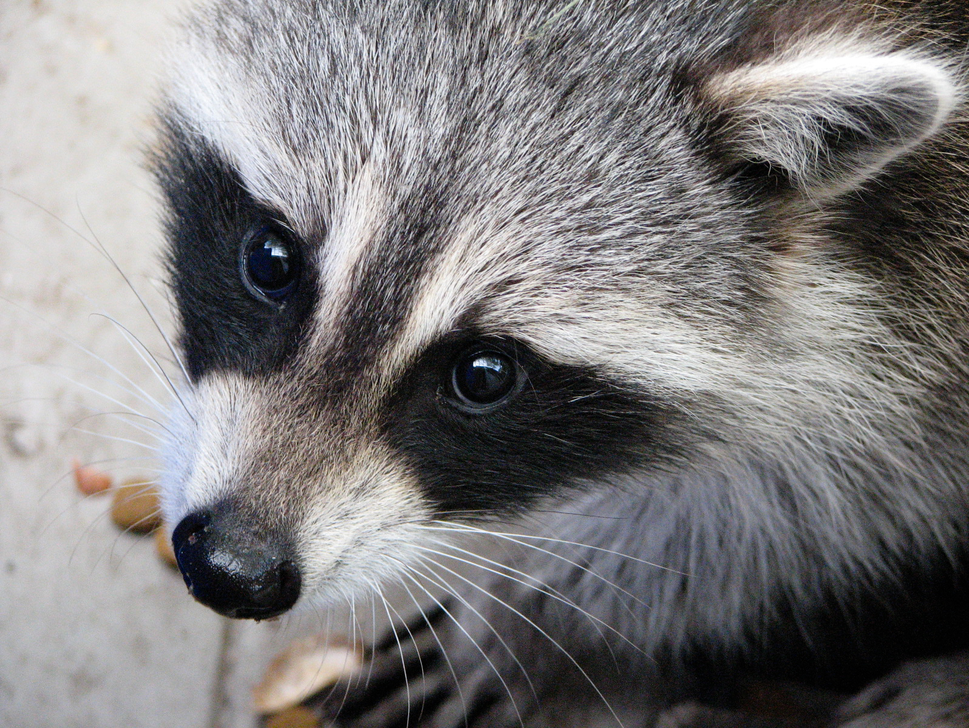
#> input picture 03_EXAMPLES_DATA/Images/000027.png, 969 x 728 px, shrunk from 1596 x 1200 before the run; its folder holds only this picture in this run
$ python -i segmentations_tools.py   (imports and definitions only)
#> lines starting #> are read from the running program, lines starting #| are printed output that depends on the picture; after the words box and inside, x2 and y2 are one past the last pixel; in counts of white or black regions, pixels touching at a corner belong together
# ==================================================
# ==========  MODULE: segmentations_tools  ========
# ==================================================
from __future__ import annotations

from typing import Any, Callable, Dict, Iterable, List, Mapping, MutableMapping, Optional, Sequence, Tuple, Union
from collections import defaultdict

import numpy as np
import matplotlib.pyplot as plt
from scipy.stats import zscore
from statsmodels.robust.scale import mad
from skimage.measure import find_contours
from scipy.ndimage import uniform_filter1d
from sklearn.metrics import confusion_matrix
from skimage.morphology import (
    rectangle, disk, octagon,
    dilation, closing, erosion, remove_small_objects, binary_closing
)

ArrayNP = np.ndarray


# [161 lines left out: functions slice_sample, evaluate_segmentation_nd, not called in this run]

# =========================================================
# Thick contours & morphology
# =========================================================

def return_thick_contours(
    img: ArrayNP,
    is_measure: bool = False,
    alternate: bool = False,
) -> Union[ArrayNP, Tuple[ArrayNP, List[ArrayNP]]]:
    """
    Return a binary mask of thick contours, optionally with separated contours for measurement.

    Parameters
    ----------
    img : ArrayNP
        Input 2D image from which contours are extracted.
    is_measure : bool, optional
        If True, also return the individual contours for further measurement.
    alternate : bool, optional
        If True, apply an alternative contour extraction strategy.

    Returns
    -------
    mask : ArrayNP
        Binary mask with thick contours highlighted.
    contours : List[ArrayNP], optional
        List of individual contour arrays (only if is_measure is True).
    """
#> called with is_measure = False, alternate = False

    if not isinstance(img, np.ndarray) or img.ndim != 2:
        raise ValueError("`img` must be a 2D numpy array.")

    mask = (img == 1)
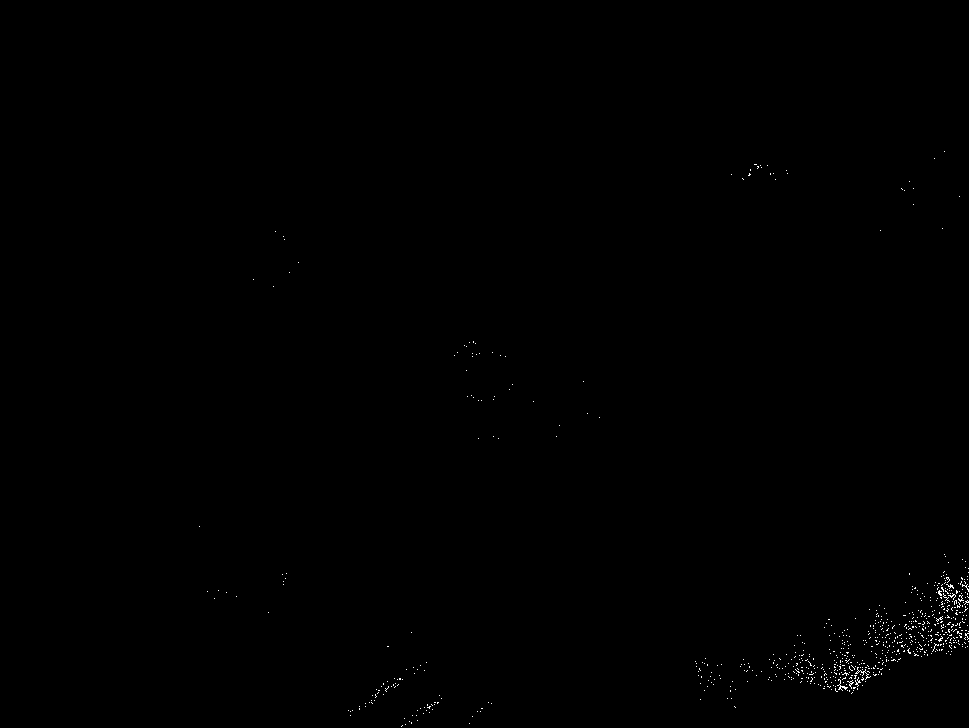
#> mask: shape (728, 969) bool; 0.22% white in thin lines or dots, all inside (x1, y1, x2, y2) = (199, 151, 969, 727)

    # crop vertical simple
    mean_ax1 = mask.mean(axis=1)
#> mean_ax1 = 728 values, max 0.0248 at index 674, min 0 at index 0, mean 0.00216
    thresh = int(np.argmax(mean_ax1)) + 30
#> thresh = 704
    mask[thresh:, :] = False
#> mask: shape (728, 969) bool; 0.21% white in thin lines or dots, all inside (x1, y1, x2, y2) = (199, 151, 969, 704)

    # Morphology
    if not alternate:
        fp = rectangle(3, 10)
        mask = dilation(mask, footprint=fp)
#> mask: shape (728, 969) bool; 2.1% white; 78 white regions (1 under 20 px), largest, box (x1, y1, x2, y2) and area: (763, 570, 969, 695) 9910, (360, 677, 407, 705) 529, (693, 671, 725, 688) 316
        mask = closing(mask, footprint=fp)
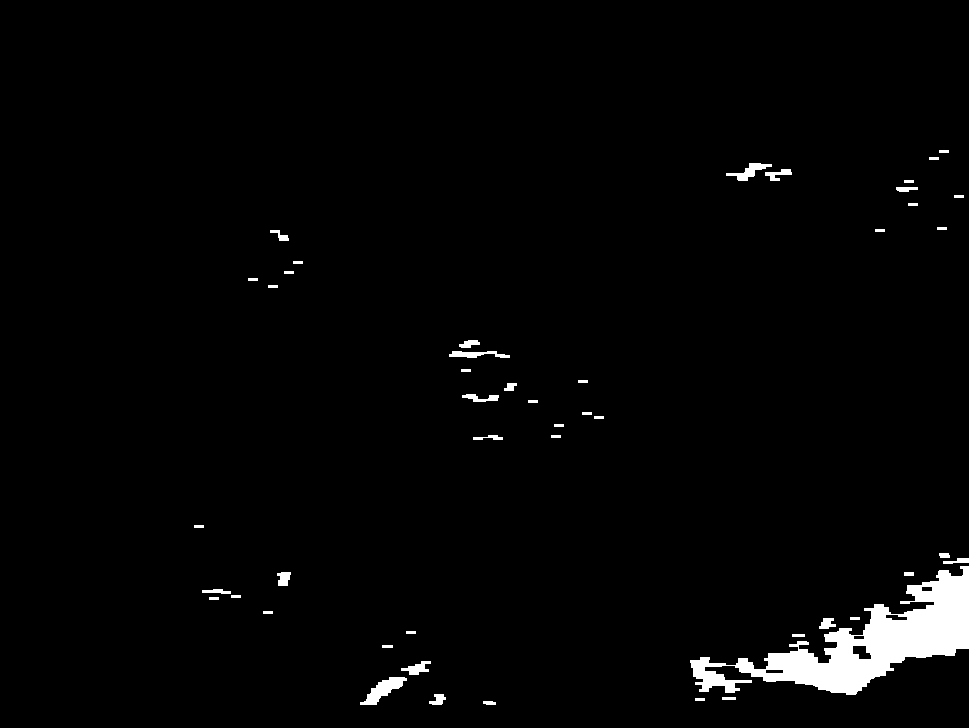
#> mask: shape (728, 969) bool; 2.3% white; 48 white regions, largest, box (x1, y1, x2, y2) and area: (690, 566, 969, 695) 12249, (360, 677, 407, 705) 552, (726, 163, 772, 181) 314
        mask = erosion(mask, footprint=fp)
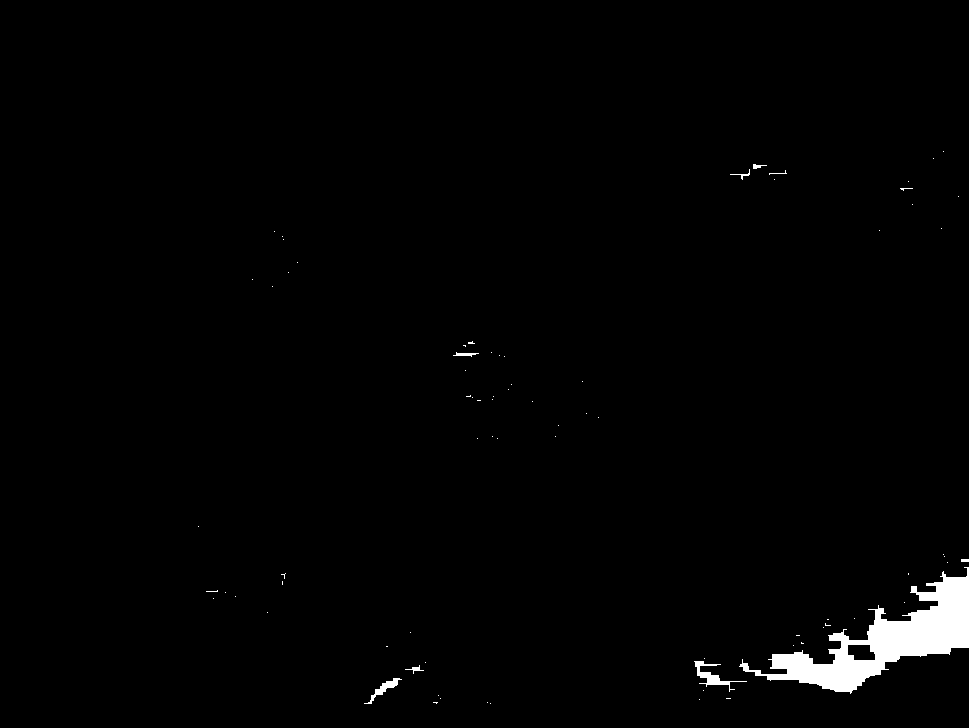
#> mask: shape (728, 969) bool; 1.4% white; 79 white regions (70 under 20 px), largest, box (x1, y1, x2, y2) and area: (739, 567, 969, 694) 8944, (694, 661, 747, 692) 369, (364, 678, 402, 704) 224
        mask = remove_small_objects(mask, 300)
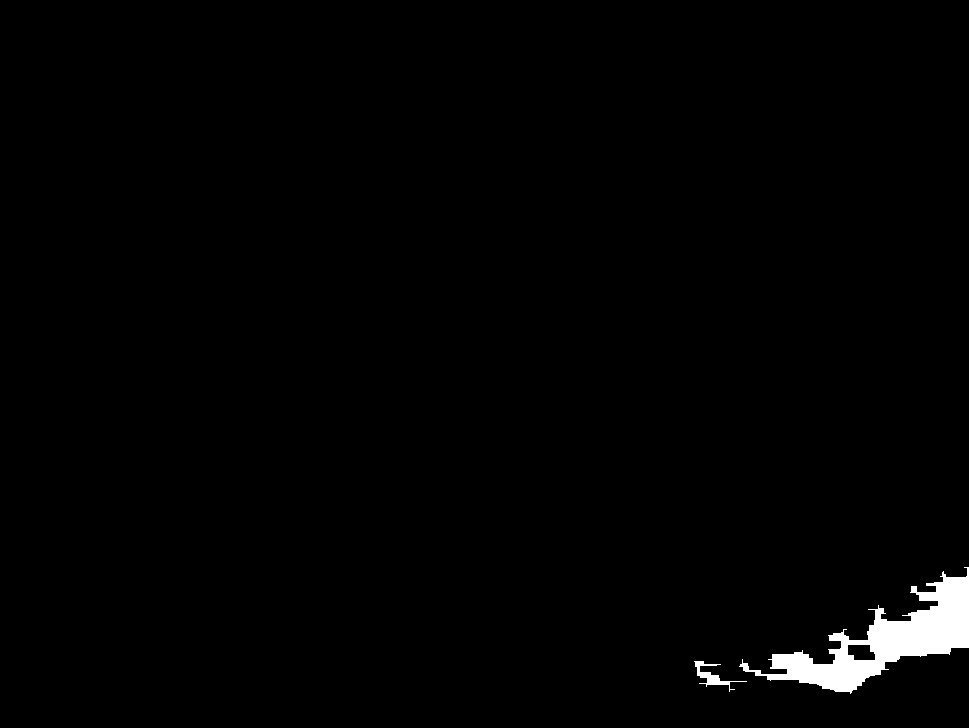
#> mask: shape (728, 969) bool; 1.3% white; 2 white regions, box (x1, y1, x2, y2) and area: (739, 567, 969, 694) 8944, (694, 661, 747, 692) 369
        mask = dilation(mask, footprint=disk(3))
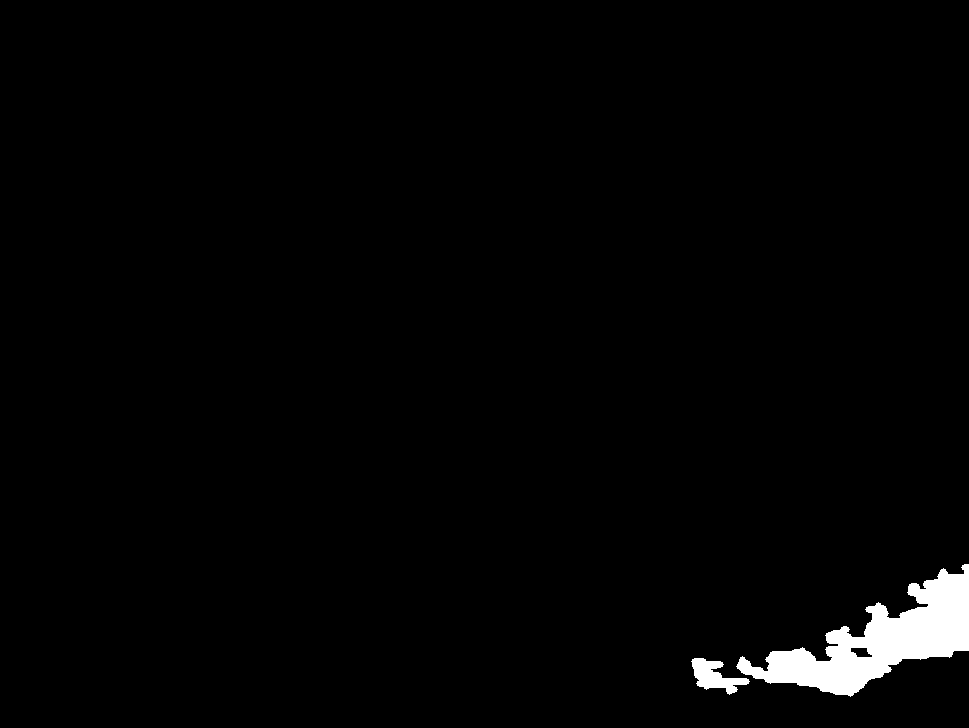
#> mask: shape (728, 969) bool; 1.8% white; 2 white regions, box (x1, y1, x2, y2) and area: (736, 564, 969, 697) 11718, (691, 658, 750, 695) 1021
        mask = closing(mask, footprint=disk(10))
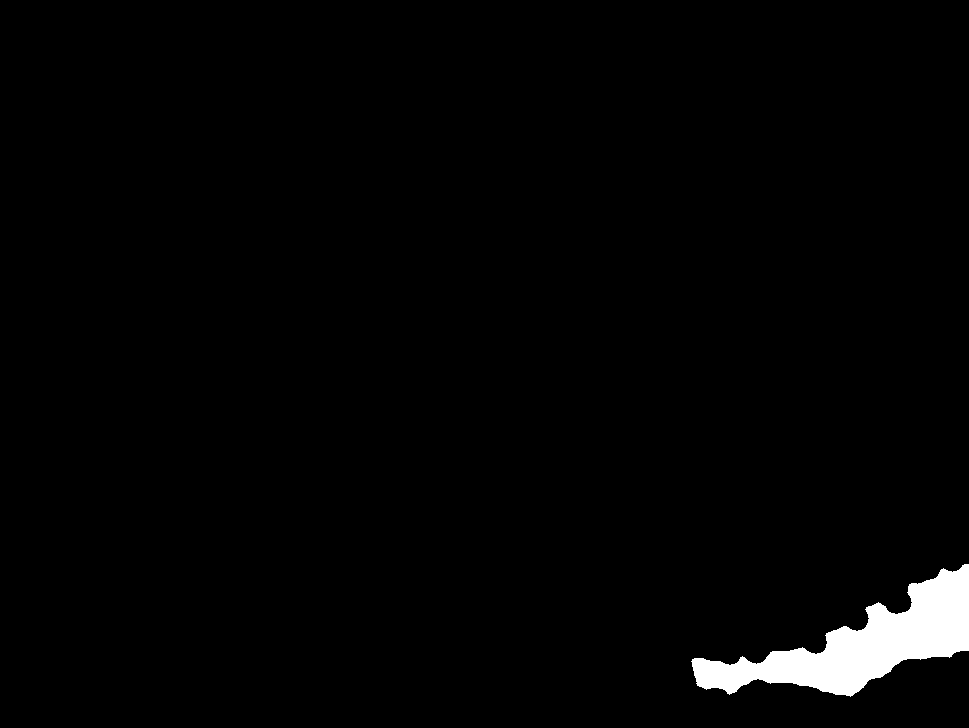
#> mask: shape (728, 969) bool; 2% white; 1 white region, box (x1, y1, x2, y2) and area: (691, 564, 969, 697) 14026
    else:
        mask = erosion(mask, footprint=octagon(0, 1))
        mask = remove_small_objects(mask, 100)
        mask = dilation(mask, footprint=disk(3))
        mask = binary_closing(mask, footprint=disk(10))

    if not is_measure:
        return mask.astype(bool)
    contours = find_contours(mask.astype(float))
    return mask.astype(bool), contours

# =========================================================
# Robust masks (1D arrays)
# =========================================================
# [146 lines left out: functions mask_quantile, mask_iqr, mask_zscore, mask_mad, mask_minmax, not called in this run]

MASK_REGISTRY: Dict[str, Callable[..., ArrayNP]] = {
    "quantile": mask_quantile,
    "iqr": mask_iqr,
    "zscore": mask_zscore,
    "mad": mask_mad,
    "minmax": mask_minmax,
}
# === Ajout d'un parseur de steps robuste ===
# [496 lines left out: functions parse_steps, combine_masks, sequential_mask, filter_outliers_robust, estimate_thickness_from_all_points, aggregate_stack_summaries and 1 more, not called in this run]

>>> import cv2
>>> picture = cv2.imread('../../03_EXAMPLES_DATA/Images/000027.png', cv2.IMREAD_GRAYSCALE)
>>> result = return_thick_contours(picture)
